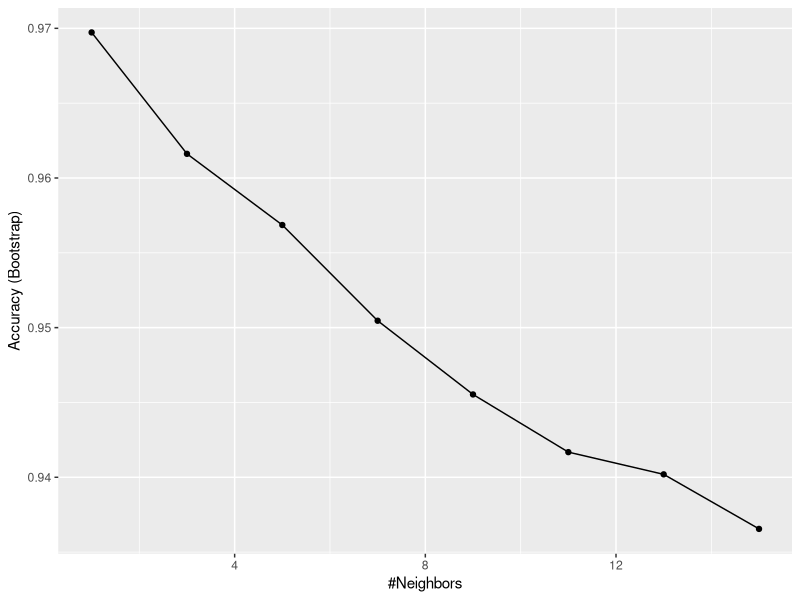
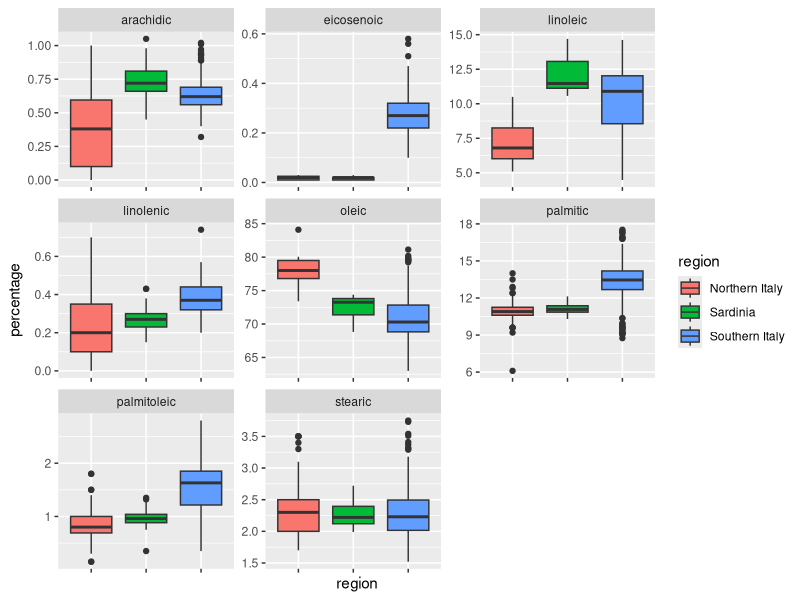
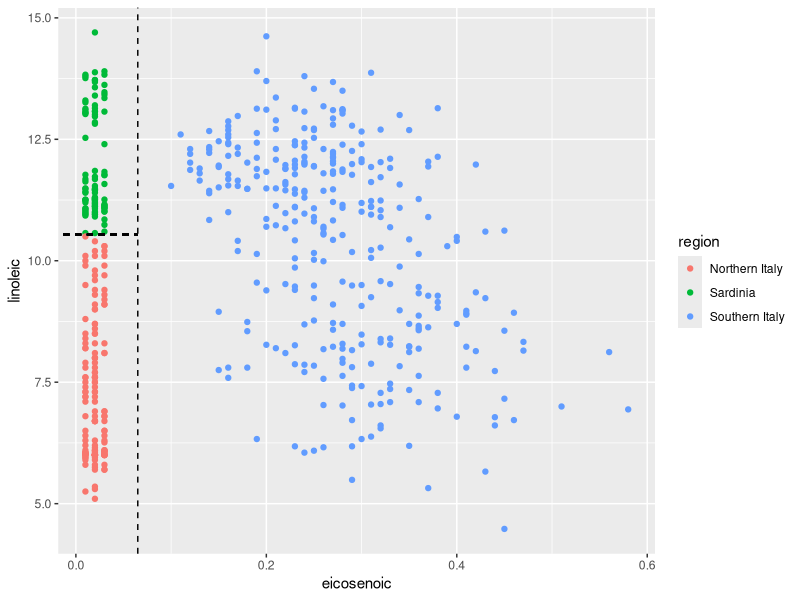
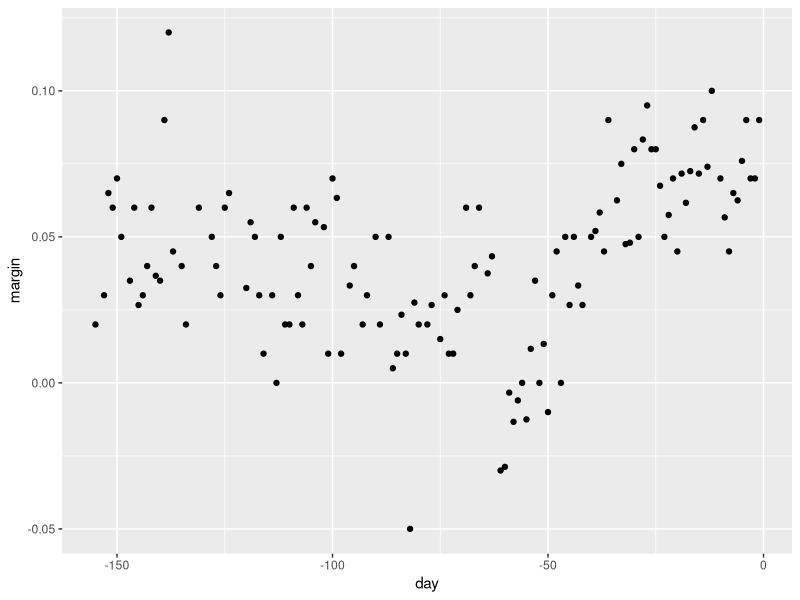
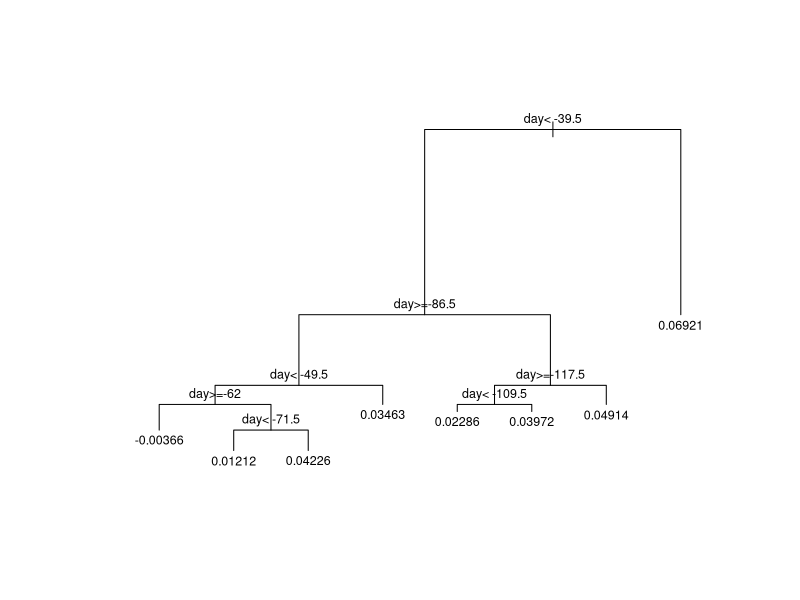
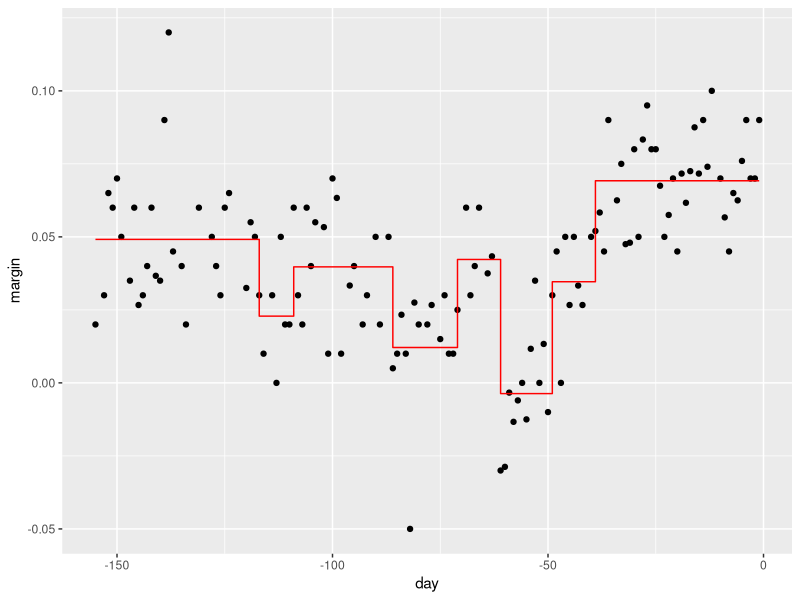
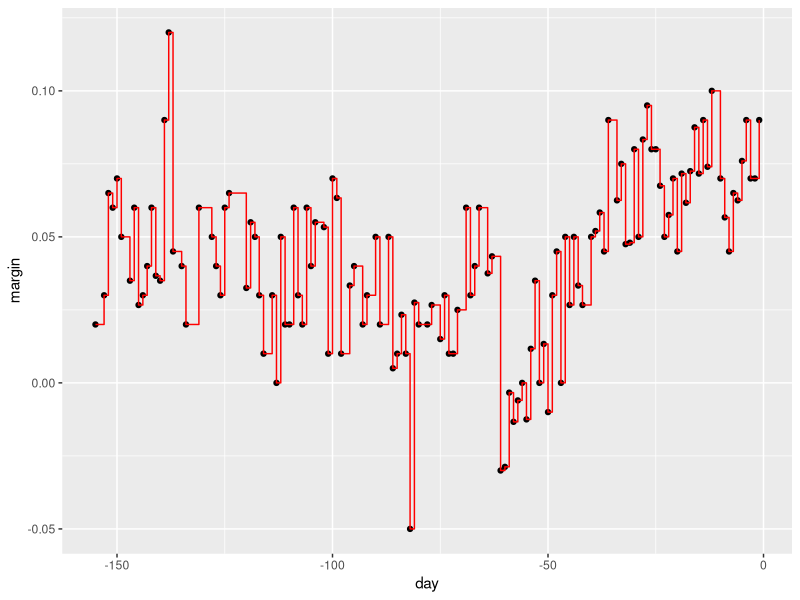
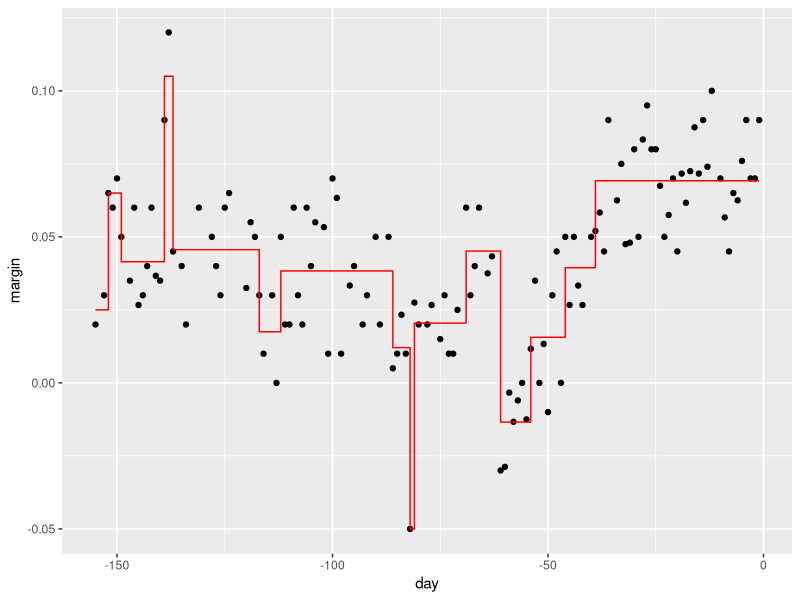

Reproduce these figures in R, in order. (Note: this script raises an error after producing the figures.)
#TEMA 1: CLASIFICACION CON MAS DE DOS CLASES
library(tidyverse)
library(dslabs)
library(caret)
library(rpart)
library(randomForest)
data("olive")
olive %>% as_tibble()
#Para este ejercicio vamos a tratar de predecir de donde viene un aceite dentro de estas
#tres opciones:
table(olive$region)
#Segun sus acidos. Quitamos el area para poder predecirla.
olive <- select(olive, -area)
#Con un modelo KNN tenemos accuracy de .97, muy buena
fit <- train(region ~ .,  method = "knn", 
             tuneGrid = data.frame(k = seq(1, 15, 2)), 
             data = olive)
ggplot(fit)
#El tema aqui es que los predictores son demasiado buenos como para quedarnos con solo .97
#deberiamos de poder llegar a 1. Veamos por ejemplo el predictor "eicosenoic". Solo se
#encuentra en el sur de italia. Y el linoleic claramente separa al norte de italia del 
#resto. Deberiamos de poder predecir de manera perfecta.
olive %>% gather(fatty_acid, percentage, -region) %>%
  ggplot(aes(region, percentage, fill = region)) +
  geom_boxplot() +
  facet_wrap(~fatty_acid, scales = "free") +
  theme(axis.text.x = element_blank())
#De hecho, podemos ver que si tomamos solo estos dos predictores, los puntos aparecen muy
#claramente separados:
p <- olive %>% 
  ggplot(aes(eicosenoic, linoleic, color = region)) + 
  geom_point()
p + geom_vline(xintercept = 0.065, lty = 2) + 
  geom_segment(x = -0.2, y = 10.54, xend = 0.065, yend = 10.54, color = "black", lty = 2)
#De esta grafica podemos sacar, visualmente, un arbol de decisiones. Le decimos al
#algoritmo que mire primero el eicosenoic. Si es mayor a .065, predice sur de italia.
#De lo contrario, checa el segundo. Si es mayor a 10.54 predice sardinia. De lo contrario
#predice norte de italia.
#Cuando los datos son continuos el arbol de decision se llama arbol de regresion. Usaremos
#un ejemplo continuo: las encuestas de la eleccion de 2008. Trataremos de predecir el 
#margen dado el dia.
data("polls_2008")
qplot(day, margin, data = polls_2008)
#Para crear un arbol tenemos que partir los datos. Para hacer esto vamos dividiendo en 
#secciones cada vez menores, checando que en cada caso el error estandar sea minimo para
#poder seguir prediciendo. Hacemos esto para cada predictor j, a partir de un valor s. En
#el caso del aceite, se hizo dos veces: una con j = eicosenoic y s = .065 y otra con 
#j = linoleic y s = 10.54
#En este caso solo tenemos un predictor. rpart nos ayuda a dividir:
fit <- rpart(margin ~ ., data = polls_2008)
plot(fit, margin = 0.1)
text(fit, cex = 0.75)
#Acabamos con 8 particiones que se ven asi sobre los datos originales:
polls_2008 %>% 
  mutate(y_hat = predict(fit)) %>% 
  ggplot() +
  geom_point(aes(day, margin)) +
  geom_step(aes(day, y_hat), col="red")
#Por que se detiene en 8? Si nos fijamos, este proceso podria continuar hasta tener
#literalmente una particion por cada dato. Para evitar eso, existe un parametro de
#complejidad (cp) que limita la minimizacion del error estandar, asegurando que el
#algoritmo no parta tanto y no se sobrenetrene.
#Ademas, existe un minimo de observaciones en las que partir. El default es 20, pero lo
#podemos cambiar con minsplit.
#Finalmente existe minbucket, el minimo de observaciones en cada particion. El default es
#el valor de minsplit/3 redondeado.
#Si ponemos cp en 0 y minsplit en 2, tendriamos una particion por punto:
fit <- rpart(margin ~ ., data = polls_2008, control = rpart.control(cp = 0, minsplit = 2))
polls_2008 %>% 
  mutate(y_hat = predict(fit)) %>% 
  ggplot() +
  geom_point(aes(day, margin)) +
  geom_step(aes(day, y_hat), col="red")
#Podemos podar un arbol para hacerlo mas pequeno si queda muy grande:
pruned_fit <- prune(fit, cp = 0.01)
polls_2008 %>% 
  mutate(y_hat = predict(pruned_fit)) %>% 
  ggplot() +
  geom_point(aes(day, margin)) +
  geom_step(aes(day, y_hat), col="red")

#Como escoger un cp adecuado? Lo corssvalidamos:
library(caret)
train_rpart <- train(margin ~ ., method = "rpart",
                     tuneGrid = data.frame(cp = seq(0, 0.05, len = 25)),
                     data = polls_2008)
ggplot(train_rpart)

#Este seria el modelo final
plot(train_rpart$finalModel, margin = 0.1)
text(train_rpart$finalModel, cex = 0.75)
polls_2008 %>% 
  mutate(y_hat = predict(train_rpart)) %>% 
  ggplot() +
  geom_point(aes(day, margin)) +
  geom_step(aes(day, y_hat), col="red")

#Cuando el resultado es categorico en lugar de continuo, tenemos arboles de decision.
#La principal diferencia es que en estos casos en lugar de tomar un promedio en cada
#particion y predecir ese promedio, el algoritmo checa cual es la clase que mas se repite
#dentro de una misma particion y predice esa clase. Otra diferencia es que ya no podemos
#usar el error estandar para determinar donde partir, porque los datos son categoricos.
#En su lugar, dos formas de hacer esto son con el indice GINI o la entropia. Ambos buscan
#dividir una particion en particiones "puras". Es decir, que solo tengan una clase.
#Veamos el arbol con el caso del 2 y 7.
train_rpart <- train(y ~ .,
                     method = "rpart",
                     tuneGrid = data.frame(cp = seq(0.0, 0.1, len = 25)),
                     data = mnist_27$train)
plot(train_rpart)
confusionMatrix(predict(train_rpart, mnist_27$test), mnist_27$test$y)$overall["Accuracy"]
#Tenemos mejor accuracy que con un modelo logistico, pero menos que con un knn.
#Aunque es muy util este aproach tiene algunos problemas. Principalmente su falta de
#flexibilidad. Los bosques aleatorios pueden ayudar a corregir esto.
#La idea es crear varios arboles de decision de manera aleatoria y promediarlos para crear
#uno mejor. Para crear varios arboles, usamos bootstraping. Creamos varios samples de
#observaciones con replacement y hacemos un arbol para cada uno de estos samples.
fit <- randomForest(margin~., data = polls_2008)
#Aqui podemos ver que mientras mas arboles tenemos, menor es el error:
plot(fit)
#Usando muchos arboles, esta es la prediccion:
polls_2008 %>%
  mutate(y_hat = predict(fit, newdata = polls_2008)) %>% 
  ggplot() +
  geom_point(aes(day, margin)) +
  geom_line(aes(day, y_hat), col="red")
#Si lo adaptamos al modelo del 2 y el 7 se ve asi:
train_rf <- randomForest(y ~ ., data=mnist_27$train)
confusionMatrix(predict(train_rf, mnist_27$test), mnist_27$test$y)$overall["Accuracy"]
#Si optimizamos los parametros y usamos un metodo un poco mas rapido (Rborist), podemos
#aumentar la accuracy
train_rf_2 <- train(y ~ .,
                    method = "Rborist",
                    tuneGrid = data.frame(predFixed = 2, minNode = c(3, 50)),
                    data = mnist_27$train)
confusionMatrix(predict(train_rf_2, mnist_27$test), mnist_27$test$y)$overall["Accuracy"]

#TEMA 2: CARET
#Lo que el paquete caret nos permite hacer es implementar, con la misma sintaxis, 
#diferentes modelos de machine learning. Por ejemplo, GLM y KNN se podrian entrenar,
#predecir y checar la accuracy de exactamente la misma manera:
data("mnist_27")

train_glm <- train(y ~ ., method = "glm", data = mnist_27$train)
train_knn <- train(y ~ ., method = "knn", data = mnist_27$train)

y_hat_glm <- predict(train_glm, mnist_27$test, type = "raw")
y_hat_knn <- predict(train_knn, mnist_27$test, type = "raw")

confusionMatrix(y_hat_glm, mnist_27$test$y)$overall[["Accuracy"]]
confusionMatrix(y_hat_knn, mnist_27$test$y)$overall[["Accuracy"]]

#La funcion de train optimiza los parametros necesarios de manera automatica. En el
#caso de KNN el parametro que se optimiza es k:
modelLookup("knn")
#Podemos ver como se optimiza el parametro en una grafica:
train_knn <- train(y ~ ., method = "knn", data = mnist_27$train)
ggplot(train_knn, highlight = TRUE)
#El default es checar k para 5, 7 y 9, pero si queremos buscar uno mejor, podemos usar
#el argumento tunegrid en train:
train_knn <- train(y ~ ., method = "knn", 
                   data = mnist_27$train,
                   tuneGrid = data.frame(k = seq(9, 71, 2))) #Importante nombrar k aqui
ggplot(train_knn, highlight = TRUE)
#Cual es el mejor
train_knn$bestTune
#Best performing model:
train_knn$finalModel
#Accuracy en el test:
confusionMatrix(predict(train_knn, mnist_27$test, type = "raw"),
                mnist_27$test$y)$overall["Accuracy"]

#Si queremos cambiar el metodo de cross validation (optimizacion de parametros), lo
#podemos hacer con trControl (trainControl):
control <- trainControl(method = "cv", number = 10, p = .9)
train_knn_cv <- train(y ~ ., method = "knn", 
                      data = mnist_27$train,
                      tuneGrid = data.frame(k = seq(9, 71, 2)),
                      trControl = control)
ggplot(train_knn_cv, highlight = TRUE)

#Train tambien calcula las desviaciones estandar, asi que podriamos agregarlas a la
#grafica
train_knn$results %>% 
  ggplot(aes(x = k, y = Accuracy)) +
  geom_line() +
  geom_point() +
  geom_errorbar(aes(x = k, 
                    ymin = Accuracy - AccuracySD,
                    ymax = Accuracy + AccuracySD))
#Asi se ve cuando se compara con la probabilidad condicional. Se puede mejorar todavia un
#poco porque esta muy wiggily la curva:
plot_cond_prob <- function(p_hat=NULL){
  tmp <- mnist_27$true_p
  if(!is.null(p_hat)){
    tmp <- mutate(tmp, p=p_hat)
  }
  tmp %>% ggplot(aes(x_1, x_2, z=p, fill=p)) +
    geom_raster(show.legend = FALSE) +
    scale_fill_gradientn(colors=c("#F8766D","white","#00BFC4")) +
    stat_contour(breaks=c(0.5),color="black")
}

plot_cond_prob(predict(train_knn, mnist_27$true_p, type = "prob")[,2])

#Podemos usar un modelo mejor conocido como gamLoess. Los parametros a maximizar en este
#modelo son dos:
modelLookup("gamLoess")
#No vamos a cambiar el degree, aunque igual lo tenemos que mencionar. Vamos a hacer un
#grid con varios niveles para span:
grid <- expand.grid(span = seq(0.15, 0.65, len = 10), degree = 1)
grid
#Aquie el modelo Loess
train_loess <- train(y ~ ., 
                     method = "gamLoess",
                     tuneGrid=grid,
                     data = mnist_27$train)
ggplot(train_loess, highlight = TRUE)
#Tiene accuracy similar al KNN...
confusionMatrix(data = predict(train_loess, mnist_27$test), 
                reference = mnist_27$test$y)$overall["Accuracy"]
#... Pero mayor smoothnes 
p1 <- plot_cond_prob(predict(train_loess, mnist_27$true_p, type = "prob")[,2])
p1

#EJERCICIOS DIFICILES
library(caret)
library(rpart)          
library(dslabs)
# set.seed(1991) # if using R 3.5 or earlier
set.seed(1991, sample.kind = "Rounding") # if using R 3.6 or later
data("tissue_gene_expression")

fit <- with(tissue_gene_expression, 
            train(x, y, method = "rpart",
                  tuneGrid = data.frame(cp = seq(0, 0.1, 0.01))))

ggplot(fit)

set.seed(1991, sample.kind = "Rounding") # if using R 3.6 or later

fit_rpart <- with(tissue_gene_expression, 
                  train(x, y, method = "rpart",
                        tuneGrid = data.frame(cp = seq(0, 0.10, 0.01)),
                        control = rpart.control(minsplit = 0)))
ggplot(fit_rpart)
confusionMatrix(fit_rpart)
plot(fit_rpart$finalModel)
text(fit_rpart$finalModel)

# set.seed(1991) # if using R 3.5 or earlier
set.seed(1991, sample.kind = "Rounding") # if using R 3.6 or later
fit <- with(tissue_gene_expression, 
            train(x, y, method = "rf", 
                  nodesize = 1,
                  tuneGrid = data.frame(mtry = seq(50, 200, 25))))

ggplot(fit)

imp <- varImp(fit)
imp

tree_terms <- as.character(unique(fit_rpart$finalModel$frame$var[!(fit_rpart$finalModel$frame$var == "<leaf>")]))
tree_terms

data_frame(term = rownames(imp$importance), 
           importance = imp$importance$Overall) %>%
  mutate(rank = rank(-importance)) %>% arrange(desc(importance)) %>%
  filter(term %in% tree_terms)
